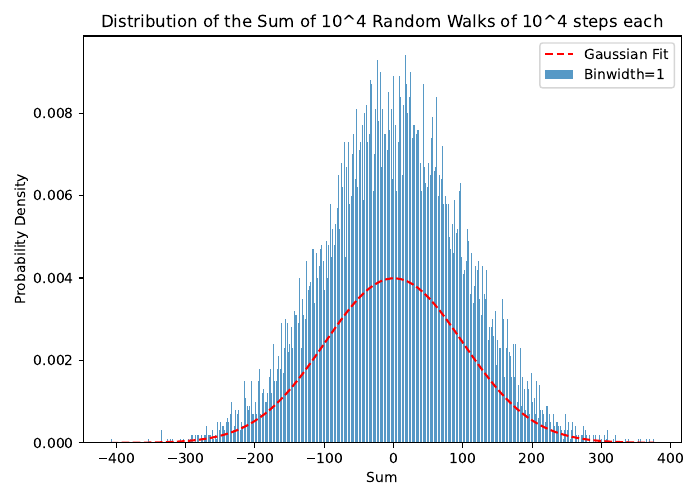

Generate this figure with Python:
import pandas as pd
import seaborn as sns
import numpy as np
from scipy.stats import norm
from matplotlib import pyplot as plt
from matplotlib.backends.backend_pdf import PdfPages


plt.rcParams["figure.figsize"] = [7.00, 5.00]
plt.rcParams["figure.autolayout"] = True

# First -------------------------------------------------------------------------------------------------------------------

sums = pd.read_csv("dist_sum_random_walk.csv", header=None)
sums=sums.iloc[:,0]
sums_min=min(sums)
sums_max=max(sums)
mean=np.mean(sums)
std=np.std(sums)

print (sums_min)
print (sums_max)
print (mean)
print (std)

x=np.linspace(sums_min,sums_max,100)
y=norm.pdf(x,mean,std)

fig = plt.figure()
plt.plot(x,y,'--r',label='Gaussian Fit')
sns.histplot(sums, stat = 'density', ec=None, binwidth = 1, label = 'Binwidth=1')
plt.xlabel('Sum')
plt.ylabel('Probability Density')
plt.title('Distribution of the Sum of 10^4 Random Walks of 10^4 steps each')
plt.legend()

fig = plt.figure()
plt.plot(x,y,'--r',label='Gaussian Fit')
sns.histplot(sums, stat = 'density', ec=None, binwidth = 2, label = 'Binwidth=2')
plt.xlabel('Sum')
plt.ylabel('Probability Density')
plt.title('Distribution of the Sum of 10^4 Random Walks of 10^4 steps each')
plt.legend()

fig = plt.figure()
sns.histplot(sums, stat = 'density', ec=None, binwidth = 5, label='Binwidth=5')
plt.plot(x,y,'--r',label='Gaussian Fit')
plt.xlabel('Sum')
plt.ylabel('Probability Density')
plt.title('Distribution of the Sum of 10^4 Random Walks of 10^4 steps each')
plt.legend()

fig = plt.figure()
sns.histplot(sums, stat = 'density', ec=None, binwidth = 10, label='Binwidth=10')
plt.plot(x,y,'--r',label='Gaussian Fit')
plt.xlabel('Sum')
plt.ylabel('Probability Density')
plt.title('Distribution of the Sum of 10^4 Random Walks of 10^4 steps each')
plt.legend()

fig = plt.figure()
plt.plot(x,y,'--r',label='Gaussian Fit')
sns.histplot(sums, stat = 'density', ec=None, binwidth = 2, binrange = (-407,409), label='Bins[...-1,1,..]')
plt.xlabel('Sum')
plt.ylabel('Probability Density')
plt.title('Distribution of the Sum of 10^4 Random Walks of 10^4 steps each')
plt.legend()

fig = plt.figure()
plt.plot(x,y,'--r',label='Gaussian Fit')
sns.histplot(sums, stat = 'density', ec=None, binwidth = 2, binrange = (-408,408), label='Bins[...-2,0,2,..]')
plt.xlabel('Sum')
plt.ylabel('Probability Density')
plt.title('Distribution of the Sum of 10^4 Random Walks of 10^4 steps each')
plt.legend()

# Second ------------------------------------------------------------------------------------------------------------------

sums = pd.read_csv("dist_sum_random_walk_2.csv")
sums=sums.iloc[:,0]

mean=np.mean(sums)
std=np.std(sums)
sums_min=min(sums)
sums_max=max(sums)

print (sums_min)
print (sums_max)
print (mean)
print (std)

x=np.linspace(sums_min,sums_max,100)
y=norm.pdf(x,mean,std)

fig = plt.figure()
plt.plot(x,y,'--r',label='Gaussian Fit')
sns.histplot(sums, stat = 'density', ec=None, color='orange', binwidth = 1, label='Binwidth=1')
plt.xlabel('Sum')
plt.ylabel('Probability Density')
plt.title('Distribution of the Sum of 10^5 Random Walks of 10^4 steps each')
plt.legend()

fig = plt.figure()
plt.plot(x,y,'--r',label='Gaussian Fit')
sns.histplot(sums, stat = 'density', ec=None, color='orange', binwidth = 2, label='Binwidth=2')
plt.xlabel('Sum')
plt.ylabel('Probability Density')
plt.title('Distribution of the Sum of 10^5 Random Walks of 10^4 steps each')
plt.legend()

fig = plt.figure()
plt.plot(x,y,'--r',label='Gaussian Fit')
sns.histplot(sums, stat = 'density', ec=None, color='orange', binwidth = 5, label='Binwidth=5')
plt.xlabel('Sum')
plt.ylabel('Probability Density')
plt.title('Distribution of the Sum of 10^5 Random Walks of 10^4 steps each')
plt.legend()

fig = plt.figure()
plt.plot(x,y,'--r',label='Gaussian Fit')
sns.histplot(sums, stat = 'density', ec=None, color='orange', binwidth = 10, label='Binwidth=10')
plt.xlabel('Sum')
plt.ylabel('Probability Density')
plt.title('Distribution of the Sum of 10^5 Random Walks of 10^4 steps each')
plt.legend()

fig = plt.figure()
plt.plot(x,y,'--r',label='Gaussian Fit')
sns.histplot(sums, stat = 'density', ec=None, color='orange', binwidth = 2, binrange = (-407,409), label='Bins[...-1,1,..]')
plt.xlabel('Sum')
plt.ylabel('Probability Density')
plt.title('Distribution of the Sum of 10^5 Random Walks of 10^4 steps each')
plt.legend()

fig= plt.figure()
plt.plot(x,y,'--r',label='Gaussian Fit')
sns.histplot(sums, stat = 'density', ec=None, color='orange', binwidth = 2, binrange = (-408,408), label='Bins[...-2,0,2,..]')
plt.xlabel('Sum')
plt.ylabel('Probability Density')
plt.title('Distribution of the Sum of 10^5 Random Walks of 10^4 steps each')
plt.legend()

# Third -------------------------------------------------------------------------------------------------------------------

sums = pd.read_csv("dist_sum_random_walk_3.csv")
sums=sums.iloc[:,0]

mean=np.mean(sums)
std=np.std(sums)
sums_min=min(sums)
sums_max=max(sums)

print (sums_min)
print (sums_max)
print (mean)
print (std)

x=np.linspace(sums_min,sums_max,100)
y=norm.pdf(x,mean,std)

fig = plt.figure()
plt.plot(x,y,'--r',label='Gaussian Fit')
sns.histplot(sums, stat = 'density', ec=None, color='green', binwidth = 1, label='Binwidth=1')
plt.xlabel('Sum')
plt.ylabel('Probability Density')
plt.title('Distribution of the Sum of 10^5 Random Walks of 10^5 steps each')
plt.legend()

fig = plt.figure()
plt.plot(x,y,'--r',label='Gaussian Fit')
sns.histplot(sums, stat = 'density', ec=None, color='green', binwidth = 2, label='Binwidth=2')
plt.xlabel('Sum')
plt.ylabel('Probability Density')
plt.title('Distribution of the Sum of 10^5 Random Walks of 10^5 steps each')
plt.legend()

fig = plt.figure()
plt.plot(x,y,'--r',label='Gaussian Fit')
sns.histplot(sums, stat = 'density', ec=None, color='green', binwidth = 5, label='Binwidth=5')
plt.xlabel('Sum')
plt.ylabel('Probability Density')
plt.title('Distribution of the Sum of 10^5 Random Walks of 10^5 steps each')
plt.legend()

fig = plt.figure()
plt.plot(x,y,'--r',label='Gaussian Fit')
sns.histplot(sums, stat = 'density', ec=None, color='green', binwidth = 10, label='Binwidth=10')
plt.xlabel('Sum')
plt.ylabel('Probability Density')
plt.title('Distribution of the Sum of 10^5 Random Walks of 10^5 steps each')
plt.legend()

fig = plt.figure()
plt.plot(x,y,'--r',label='Gaussian Fit')
sns.histplot(sums, stat = 'density', ec=None, color='green', binwidth = 2, binrange = (-1001,1003), label='Bins[...-1,1,..]')
plt.xlabel('Sum')
plt.ylabel('Probability Density')
plt.title('Distribution of the Sum of 10^5 Random Walks of 10^5 steps each')
plt.legend()

fig= plt.figure()
plt.plot(x,y,'--r',label='Gaussian Fit')
sns.histplot(sums, stat = 'density', ec=None, color='green', binwidth = 2, binrange = (-1002,1002), label='Bins[...-2,0,2,..]')
plt.xlabel('Sum')
plt.ylabel('Probability Density')
plt.title('Distribution of the Sum of 10^5 Random Walks of 10^5 steps each')
plt.legend()

def save_image(filename):
	
	# PdfPages is a wrapper around pdf
	# file so there is no clash and
	# create files with no error.
	p = PdfPages(filename)
	
	# get_fignums Return list of existing
	# figure numbers
	fig_nums = plt.get_fignums()
	figs = [plt.figure(n) for n in fig_nums]
	
	# iterating over the numbers in list
	for fig in figs:
		
		# and saving the files
		fig.savefig(p, format='pdf')
		
	# close the object
	p.close()
	
#name your pdf file
filename = "dist_sum_random_walk.pdf"
#call the function
save_image(filename)

